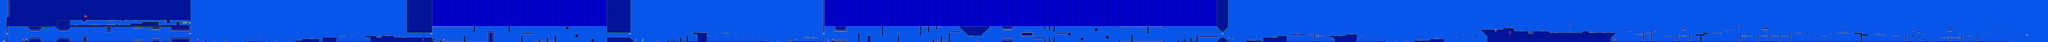

A 2D game scene composited from a Tiled map and its tileset images. What follows is a short description and the map's XML, with each tile layer's data collapsed to a summary:
An orthogonal 1289x27 tile map with 16x16 px tiles, 2 tile layers (SP, ...), 2 tilesets.

<map version="1.10" tiledversion="1.10.2" orientation="orthogonal" renderorder="right-down" width="1289" height="27" tilewidth="16" tileheight="16" infinite="0" nextlayerid="3" nextobjectid="1">
 <editorsettings>
  <chunksize width="16" height="27" />
  <export format="csv" />
 </editorsettings>
 <tileset firstgid="1" name="famidash" tilewidth="16" tileheight="16" tilecount="240" columns="16">
  <image source="../../GRAPHICS/famidash.bmp" width="256" height="240" />
 </tileset>
 <tileset firstgid="241" name="sprites" tilewidth="16" tileheight="16" tilecount="256" columns="16">
  <image source="../../GRAPHICS/sprites.png" width="256" height="256" />
 </tileset>
 <layer id="1" width="1289" height="27">
  <data>[34803 cells, 34803 non-empty, 35 distinct tile ids]</data>
 </layer>
 <layer id="2" name="SP" width="1289" height="27">
  <data>[34803 cells, 52 non-empty, 31 distinct tile ids]</data>
 </layer>
</map>
